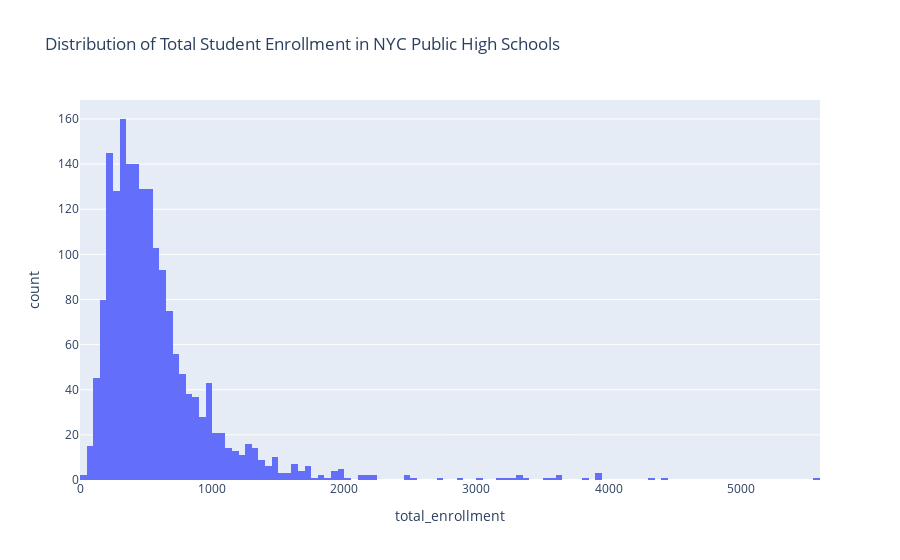

The cell this chart's notebook holds for it:
### Markdown cell above
#Task 2: Visually Explore the Data

![](https://media.giphy.com/media/wc5K9GF6Rort3DzFvi/giphy.gif)

Now comes the even more fun part! We get to visualize the data to identify broad trends, and to spot relationships, if any, between the variables in the dataset. 

Remember: `px.histogram` is the workhorse of the Plotly library. It will be the most used function in your Python toolbox, especially as you're familiarizing yourself with a dataset.

### Task 2A. Create a histogram to view the distribution of total student enrollment in NYC public high schools.

<span style='background :#FFF59E'>**Hint:** You'll need to use the `total_enrollment` column of your DataFrame!</span>

### Code cell
# Plot the data showing the total student enrollment
histogram = px.histogram(df, x = 'total_enrollment', nbins = 150, title = 'Distribution of Total Student Enrollment in NYC Public High Schools')
histogram.show()

### Figure 1 — Plotly figure (JSON) as saved in the notebook; plotly's stock layout.template omitted (floating-point values rounded to 4 significant figures; data arrays with more than 128 entries replaced by an {"elided": "..."} marker saying what was removed)
{"data": [{"alignmentgroup": "True", "bingroup": "x", "hovertemplate": "total_enrollment=%{x}<br>count=%{y}<extra></extra>", "legendgroup": "", "marker": {"color": "#636efa", "pattern": {"shape": ""}}, "name": "", "nbinsx": 150, "offsetgroup": "", "orientation": "v", "showlegend": false, "type": "histogram", "x": {"elided": "1834 float values"}, "xaxis": "x", "yaxis": "y"}], "layout": {"autosize": true, "barmode": "relative", "legend": {"tracegroupgap": 0}, "title": {"text": "Distribution of Total Student Enrollment in NYC Public High Schools"}, "xaxis": {"anchor": "y", "autorange": true, "domain": [0, 1], "range": [0, 5600], "title": {"text": "total_enrollment"}, "type": "linear"}, "yaxis": {"anchor": "x", "autorange": true, "domain": [0, 1], "range": [0, 168.4], "title": {"text": "count"}}}}
